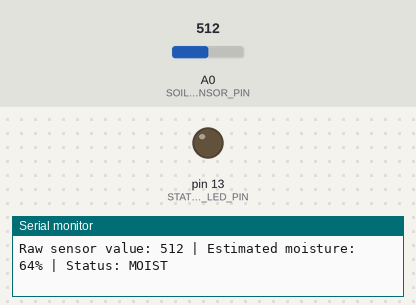
Recording of a sketch running on a simulated Arduino Uno, built with avr-gcc and run on an emulated ATmega328P. Shown: output pins drawn as LEDs (lit = HIGH), the last lines printed to the serial monitor. The test bench sets the inputs (shaded band); at power-on: A0 (SOIL_SENSOR_PIN) = 512.

Above: at 1.2 s.
1.3 s: A0 (SOIL_SENSOR_PIN) set to 657
3.5 s: A0 (SOIL_SENSOR_PIN) set to 681
At 5.0 s:
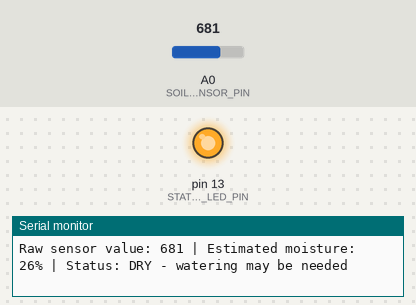
Timing chart, 0 to 6.5 s (numbered marks = the images above; inputs shaded):
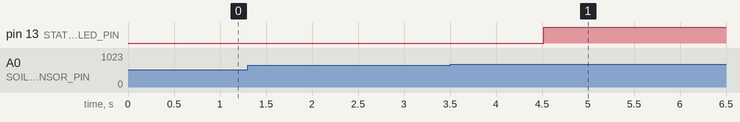

Measured:
- the behaviour switches between 665 and 666 on A0 (SOIL_SENSOR_PIN) (found by bisection; images 0 and 1)
- after the input at 3.5 s, pin 13 (STATUS_LED_PIN): LOW → HIGH after 1.0 s

The sketch:

Soil_Moisture_Sensor.ino
```cpp
/*
  Soil Moisture Monitor
  Board: Arduino Uno
  Sensor: Analog soil moisture sensor

  Wiring:
    Sensor VCC -> 5V (use the voltage supported by your sensor)
    Sensor GND -> GND
    Sensor AO  -> A0

  The built-in LED indicates dry soil.
*/

const byte SOIL_SENSOR_PIN = A0;
const byte STATUS_LED_PIN = LED_BUILTIN;

// Calibrate these values for your own sensor and soil.
// Read the sensor in dry air/dry soil and in thoroughly wet soil.
// On many analog sensors, the dry reading is higher than the wet reading.
const int DRY_VALUE = 800;
const int WET_VALUE = 350;

const int DRY_THRESHOLD_PERCENT = 30;
const byte SAMPLE_COUNT = 10;

int readAverageMoistureRaw() {
  long total = 0;

  for (byte i = 0; i < SAMPLE_COUNT; i++) {
    total += analogRead(SOIL_SENSOR_PIN);
    delay(10);
  }

  return total / SAMPLE_COUNT;
}

void setup() {
  pinMode(STATUS_LED_PIN, OUTPUT);
  Serial.begin(9600);

  Serial.println(F("Soil Moisture Monitor"));
  Serial.println(F("Calibrate DRY_VALUE and WET_VALUE for your sensor."));
}

void loop() {
  const int rawValue = readAverageMoistureRaw();

  // map() supports either sensor direction; constrain keeps the result in 0-100%.
  int moisturePercent = map(rawValue, DRY_VALUE, WET_VALUE, 0, 100);
  moisturePercent = constrain(moisturePercent, 0, 100);

  const bool soilIsDry = moisturePercent < DRY_THRESHOLD_PERCENT;
  digitalWrite(STATUS_LED_PIN, soilIsDry ? HIGH : LOW);

  Serial.print(F("Raw sensor value: "));
  Serial.print(rawValue);
  Serial.print(F(" | Estimated moisture: "));
  Serial.print(moisturePercent);
  Serial.print(F("% | Status: "));
  Serial.println(soilIsDry ? F("DRY - watering may be needed") : F("MOIST"));

  delay(1000);
}
```
